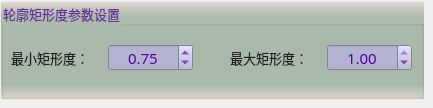
        <widget class="QWidget" name="page_5">
         <widget class="QGroupBox" name="groupParam_5">
          <property name="geometry">
           <rect>
            <x>1</x>
            <y>2</y>
            <width>423</width>
            <height>97</height>
           </rect>
          </property>
          <property name="font">
           <font>
            <family>微软雅黑</family>
            <pointsize>10</pointsize>
           </font>
          </property>
          <property name="styleSheet">
           <string notr="true">background-color: qlineargradient(x1:0, y1:0, x2:0, y2:1, stop:0 #dfd5cf, stop: 0.15 #acbbac, stop: 0.85 #acbbac,stop:1 #dfd5cf);
color: rgb(105, 50, 155);</string>
          </property>
          <property name="title">
           <string>轮廓矩形度参数设置</string>
          </property>
          <widget class="QDoubleSpinBox" name="spinMinRectangularity">
           <property name="geometry">
            <rect>
             <x>107</x>
             <y>42</y>
             <width>85</width>
             <height>27</height>
            </rect>
           </property>
           <property name="font">
            <font>
             <family>微软雅黑</family>
             <pointsize>11</pointsize>
            </font>
           </property>
           <property name="styleSheet">
            <string notr="true">QWidget{color: rgb(85, 0, 155);background-color: rgb(180, 180, 210);}
QDoubleSpinBox::up-button{
    border:transparent;
}
QDoubleSpinBox::down-button{
    border:transparent;
}
QDoubleSpinBox::up-arrow{
    image:url(:/resource/up.png);
}
QDoubleSpinBox::down-arrow{
    image:url(:/resource/down.png);
}</string>
           </property>
           <property name="alignment">
            <set>Qt::AlignCenter</set>
           </property>
           <property name="decimals">
            <number>2</number>
           </property>
           <property name="minimum">
            <double>0.000000000000000</double>
           </property>
           <property name="maximum">
            <double>0.990000000000000</double>
           </property>
           <property name="singleStep">
            <double>0.010000000000000</double>
           </property>
           <property name="value">
            <double>0.750000000000000</double>
           </property>
          </widget>
          <widget class="QLabel" name="label_20">
           <property name="geometry">
            <rect>
             <x>229</x>
             <y>46</y>
             <width>95</width>
             <height>19</height>
            </rect>
           </property>
           <property name="font">
            <font>
             <family>微软雅黑</family>
             <pointsize>10</pointsize>
             <weight>50</weight>
             <bold>false</bold>
            </font>
           </property>
           <property name="styleSheet">
            <string notr="true">color: rgb(30, 30, 30);
background: transparent;</string>
           </property>
           <property name="text">
            <string>最大矩形度：</string>
           </property>
          </widget>
          <widget class="QLabel" name="label_21">
           <property name="geometry">
            <rect>
             <x>10</x>
             <y>46</y>
             <width>95</width>
             <height>19</height>
            </rect>
           </property>
           <property name="font">
            <font>
             <family>微软雅黑</family>
             <pointsize>10</pointsize>
             <weight>50</weight>
             <bold>false</bold>
            </font>
           </property>
           <property name="styleSheet">
            <string notr="true">color: rgb(30, 30, 30);
background: transparent;</string>
           </property>
           <property name="text">
            <string>最小矩形度：</string>
           </property>
          </widget>
          <widget class="QDoubleSpinBox" name="spinMaxRectangularity">
           <property name="geometry">
            <rect>
             <x>326</x>
             <y>42</y>
             <width>85</width>
             <height>27</height>
            </rect>
           </property>
           <property name="font">
            <font>
             <family>微软雅黑</family>
             <pointsize>11</pointsize>
            </font>
           </property>
           <property name="styleSheet">
            <string notr="true">QWidget{color: rgb(85, 0, 155);background-color: rgb(180, 180, 210);}
QDoubleSpinBox::up-button{
    border:transparent;
}
QDoubleSpinBox::down-button{
    border:transparent;
}
QDoubleSpinBox::up-arrow{
    image:url(:/resource/up.png);
}
QDoubleSpinBox::down-arrow{
    image:url(:/resource/down.png);
}</string>
           </property>
           <property name="alignment">
            <set>Qt::AlignCenter</set>
           </property>
           <property name="decimals">
            <number>2</number>
           </property>
           <property name="minimum">
            <double>0.010000000000000</double>
           </property>
           <property name="maximum">
            <double>1.000000000000000</double>
           </property>
           <property name="singleStep">
            <double>0.010000000000000</double>
           </property>
           <property name="value">
            <double>1.000000000000000</double>
           </property>
          </widget>
         </widget>
        </widget>
